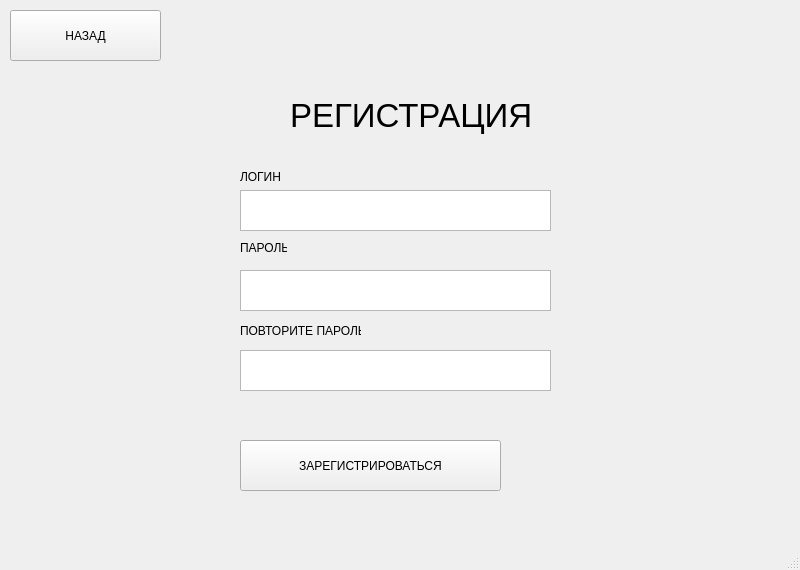
<?xml version="1.0" encoding="UTF-8"?>
<ui version="4.0">
 <class>MainWindow</class>
 <widget class="QMainWindow" name="MainWindow">
  <property name="geometry">
   <rect>
    <x>0</x>
    <y>0</y>
    <width>800</width>
    <height>570</height>
   </rect>
  </property>
  <property name="windowTitle">
   <string>MainWindow</string>
  </property>
  <property name="accessibleDescription">
   <string/>
  </property>
  <widget class="QWidget" name="centralwidget">
   <widget class="QLabel" name="label">
    <property name="geometry">
     <rect>
      <x>290</x>
      <y>60</y>
      <width>391</width>
      <height>111</height>
     </rect>
    </property>
    <property name="font">
     <font>
      <pointsize>25</pointsize>
     </font>
    </property>
    <property name="styleSheet">
     <string notr="true"/>
    </property>
    <property name="text">
     <string>РЕГИСТРАЦИЯ</string>
    </property>
   </widget>
   <widget class="QTextEdit" name="text_login">
    <property name="geometry">
     <rect>
      <x>240</x>
      <y>190</y>
      <width>311</width>
      <height>41</height>
     </rect>
    </property>
   </widget>
   <widget class="QTextEdit" name="text_password">
    <property name="geometry">
     <rect>
      <x>240</x>
      <y>270</y>
      <width>311</width>
      <height>41</height>
     </rect>
    </property>
   </widget>
   <widget class="QLabel" name="label_2">
    <property name="geometry">
     <rect>
      <x>240</x>
      <y>170</y>
      <width>47</width>
      <height>13</height>
     </rect>
    </property>
    <property name="styleSheet">
     <string notr="true"/>
    </property>
    <property name="text">
     <string>ЛОГИН</string>
    </property>
   </widget>
   <widget class="QLabel" name="label_3">
    <property name="geometry">
     <rect>
      <x>240</x>
      <y>240</y>
      <width>47</width>
      <height>16</height>
     </rect>
    </property>
    <property name="styleSheet">
     <string notr="true"/>
    </property>
    <property name="text">
     <string>ПАРОЛЬ</string>
    </property>
   </widget>
   <widget class="QLabel" name="label_4">
    <property name="geometry">
     <rect>
      <x>240</x>
      <y>320</y>
      <width>121</width>
      <height>21</height>
     </rect>
    </property>
    <property name="styleSheet">
     <string notr="true"/>
    </property>
    <property name="text">
     <string>ПОВТОРИТЕ ПАРОЛЬ</string>
    </property>
   </widget>
   <widget class="QTextEdit" name="text_password2">
    <property name="geometry">
     <rect>
      <x>240</x>
      <y>350</y>
      <width>311</width>
      <height>41</height>
     </rect>
    </property>
   </widget>
   <widget class="QPushButton" name="register_button">
    <property name="geometry">
     <rect>
      <x>240</x>
      <y>440</y>
      <width>261</width>
      <height>51</height>
     </rect>
    </property>
    <property name="styleSheet">
     <string notr="true"/>
    </property>
    <property name="text">
     <string>ЗАРЕГИСТРИРОВАТЬСЯ</string>
    </property>
   </widget>
   <widget class="QLabel" name="error">
    <property name="geometry">
     <rect>
      <x>230</x>
      <y>400</y>
      <width>311</width>
      <height>21</height>
     </rect>
    </property>
    <property name="styleSheet">
     <string notr="true">color: green;</string>
    </property>
    <property name="text">
     <string/>
    </property>
   </widget>
   <widget class="QPushButton" name="back_button">
    <property name="geometry">
     <rect>
      <x>10</x>
      <y>10</y>
      <width>151</width>
      <height>51</height>
     </rect>
    </property>
    <property name="styleSheet">
     <string notr="true"/>
    </property>
    <property name="text">
     <string>НАЗАД</string>
    </property>
   </widget>
  </widget>
  <widget class="QMenuBar" name="menubar">
   <property name="geometry">
    <rect>
     <x>0</x>
     <y>0</y>
     <width>800</width>
     <height>21</height>
    </rect>
   </property>
  </widget>
  <widget class="QStatusBar" name="statusbar"/>
 </widget>
 <resources/>
 <connections/>
</ui>
